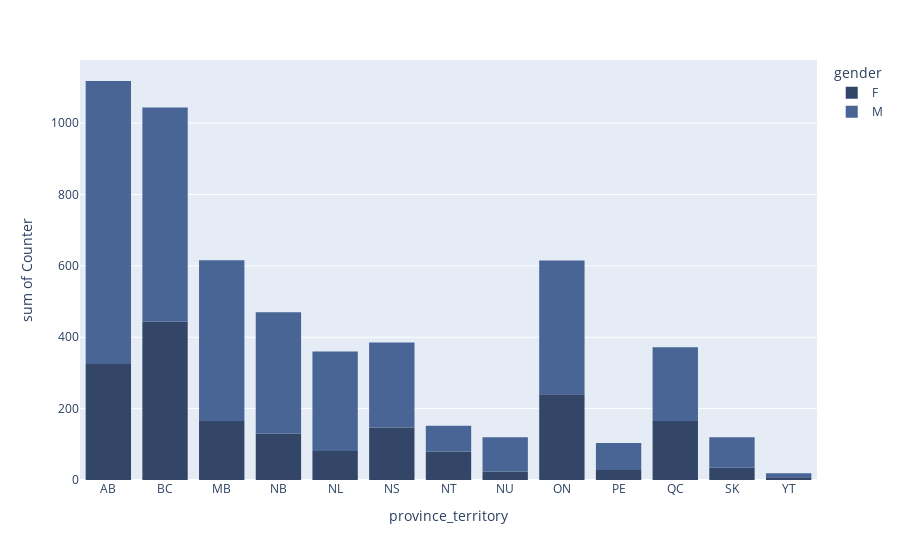

The notebook cell this image was saved under:
### Code cell
# Gender difference between provinces
D_Legislator["Counter"]=1

new_df=D_Legislator.groupby(["gender","province_territory"])['Counter'].sum().reset_index()

fig = px.histogram(new_df, x='province_territory', y='Counter', color='gender',
                   color_discrete_sequence=['#334668','#496595','#6D83AA'])
fig.show()

### Figure 1 — Plotly figure (JSON) as saved in the notebook; plotly's stock layout.template omitted (floating-point values rounded to 4 significant figures)
{"data": [{"alignmentgroup": "True", "bingroup": "x", "histfunc": "sum", "hovertemplate": "gender=F<br>province_territory=%{x}<br>sum of Counter=%{y}<extra></extra>", "legendgroup": "F", "marker": {"color": "#334668", "pattern": {"shape": ""}}, "name": "F", "offsetgroup": "F", "orientation": "v", "showlegend": true, "type": "histogram", "x": ["AB", "BC", "MB", "NB", "NL", "NS", "NT", "NU", "ON", "PE", "QC", "SK", "YT"], "xaxis": "x", "y": [325, 444, 165, 130, 81, 147, 80, 24, 240, 28, 165, 34, 8], "yaxis": "y"}, {"alignmentgroup": "True", "bingroup": "x", "histfunc": "sum", "hovertemplate": "gender=M<br>province_territory=%{x}<br>sum of Counter=%{y}<extra></extra>", "legendgroup": "M", "marker": {"color": "#496595", "pattern": {"shape": ""}}, "name": "M", "offsetgroup": "M", "orientation": "v", "showlegend": true, "type": "histogram", "x": ["AB", "BC", "MB", "NB", "NL", "NS", "NT", "NU", "ON", "PE", "QC", "SK", "YT"], "xaxis": "x", "y": [793, 600, 451, 340, 279, 238, 72, 96, 375, 76, 207, 86, 11], "yaxis": "y"}], "layout": {"autosize": true, "barmode": "relative", "legend": {"title": {"text": "gender"}, "tracegroupgap": 0}, "margin": {"t": 60}, "xaxis": {"anchor": "y", "autorange": true, "domain": [0, 1], "range": [-0.5, 12.5], "title": {"text": "province_territory"}, "type": "category"}, "yaxis": {"anchor": "x", "autorange": true, "domain": [0, 1], "range": [0, 1177.0], "title": {"text": "sum of Counter"}, "type": "linear"}}}
